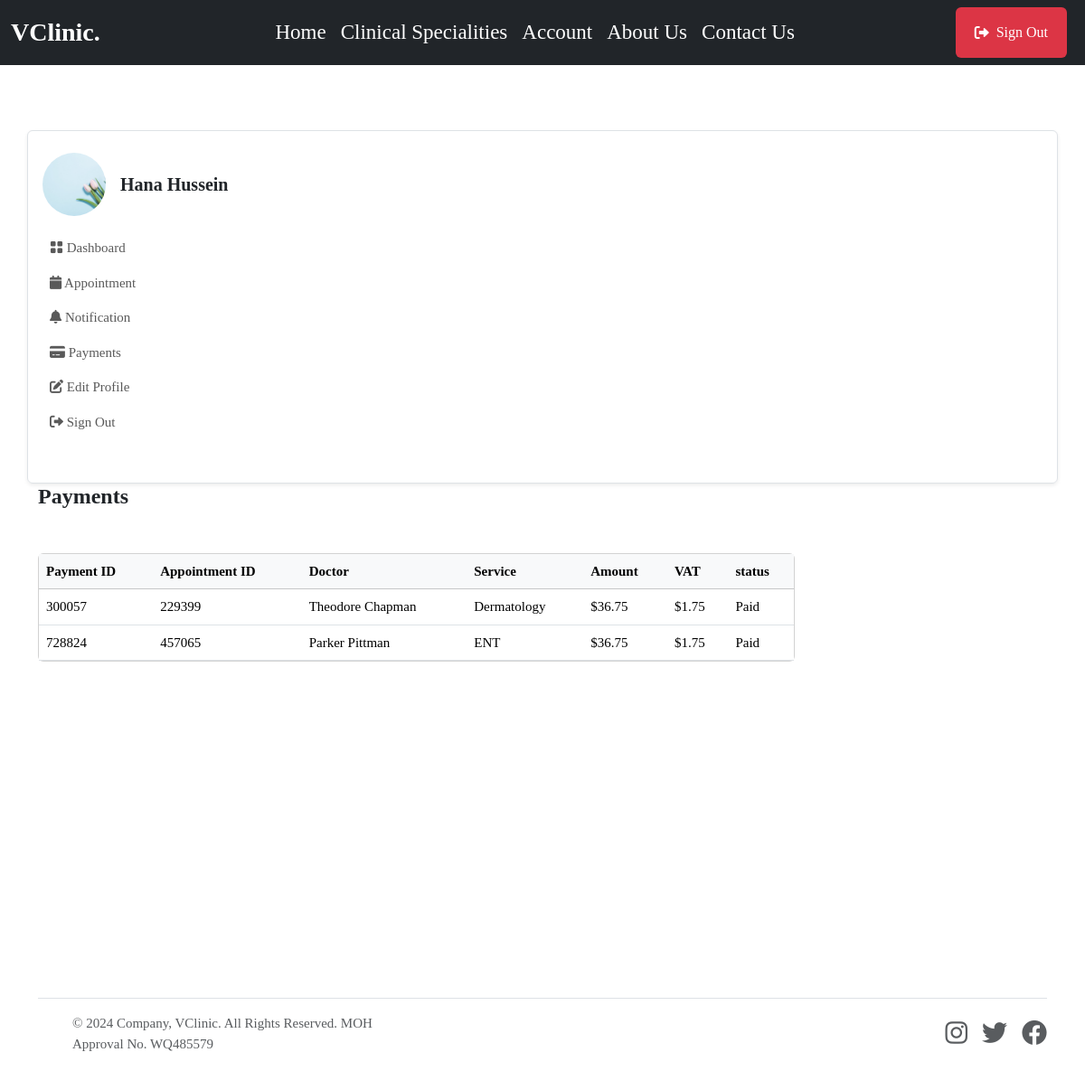
Before: /patient/payments/ (signed in) with the older database file.
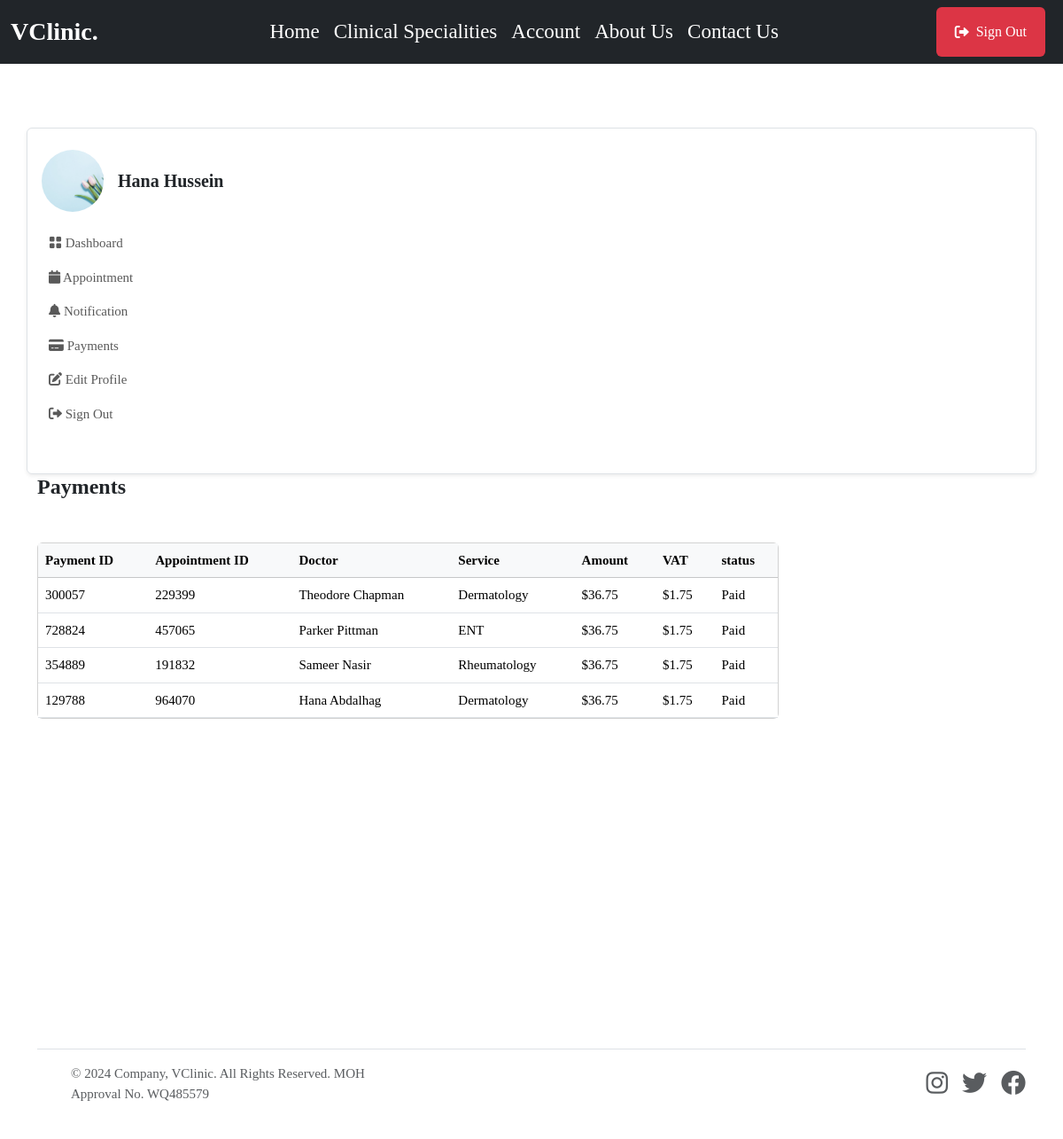
After: the same page with the newer database file.
### userauthapp/models.py (models this page shows, shortened)
class User(AbstractUser):       # override default user model
    email = models.EmailField(unique=True)
    username = models.CharField(max_length=100, null=True, blank=True)
    user_type = models.CharField(max_length=50, choices=USER_TYPE, null=True, blank=True, default=None)
    USERNAME_FIELD = "email"
    REQUIRED_FIELDS = ['username']

### patientapp/models.py (models this page shows, shortened)
class Patient(models.Model):         #create a new model from scratch
    user = models.OneToOneField(userauth_models.User, on_delete=models.CASCADE)  #when we delete this user , we delete doctor, there should be only one doctor that has one user model
    image = models.FileField(upload_to='images', blank=True, null=True)
    full_name = models.CharField(max_length=100, blank=True, null=True)
    mobile = models.CharField(max_length=15, blank=True, null=True)
    address = models.CharField(max_length=100, null=True, blank=True)
    email = models.CharField(max_length=100, null=True, blank=True)
    gender = models.CharField(max_length=100, null=True, blank=True)
    blood_group = models.CharField(max_length=100, null=True, blank=True)
    date_of_birth= models.DateTimeField(default=timezone.now, null=True, blank=True)

### mainapp/models.py (models this page shows, shortened)
class Billing(models.Model):
    patient = models.ForeignKey(patient_models.Patient, on_delete=models.SET_NULL, null=True, blank=True,  related_name='billings')
    appointment = models.ForeignKey(Appointment, on_delete=models.CASCADE, related_name='billing', blank=True, null=True)
    sub_total = models.DecimalField(max_digits=10, decimal_places=2)
    tax = models.DecimalField(max_digits=10, decimal_places=2)
    total = models.DecimalField(max_digits=10, decimal_places=2)
    status = models.CharField(max_length=120, choices=[('Paid', 'Paid'), ('Unpaid', 'Unpaid')])     # inline interation of choices
    billing_id = ShortUUIDField(length=6, max_length=10, alphabet="1234567890")
    date = models.DateTimeField(auto_now_add=True)

class Appointment(models.Model):
    STATUS = [
        ('Scheduled', 'Scheduled'),
        ('Completed', 'Completed'),
        ('Pending', 'Pending'),
        ('Cancelled', 'Cancelled')
    ]
    service = models.ForeignKey(Service, on_delete=models.SET_NULL, null=True, blank=True, related_name='service_appointments')
    doctor = models.ForeignKey(doctor_models.Doctor, on_delete=models.SET_NULL, null=True, blank=True, related_name='doctor_appointments')
    patient = models.ForeignKey(patient_models.Patient, on_delete=models.SET_NULL, null=True, blank=True, related_name='appointments_patient')
    appointment_date = models.DateTimeField(null=True, blank=True)
    issues = models.TextField(blank=True, null=True)
    symptoms = models.TextField(blank=True, null=True)
    appointment_id = ShortUUIDField(length=6, max_length=10, alphabet="1234567890")
    appointment_status = models.CharField(max_length=120, choices=STATUS, default='Pending')

class Service(models.Model):
    image = models.FileField(upload_to="images", null=True, blank=True)
    name = models.CharField(max_length=255)         # name of clinical specialitis
    description = models.TextField(blank=True, null=True)       # description of clinical specialitis
    cost = models.DecimalField(max_digits=10, decimal_places=2)         # How mush the clinical specialitis cost
    available_doctors = models.ManyToManyField(doctor_models.Doctor, blank=True)        #every clinical specialitis have many doctors

### doctorapp/models.py (models this page shows, shortened)
class Doctor(models.Model):         #create a new model from scratch
    user = models.OneToOneField(userauth_models.User, on_delete=models.CASCADE)  #when we delete this user , we delete doctor, there should be only one doctor that has one user model
    image = models.FileField(upload_to='images', default='images/doctor-default.png', blank=True, null=True)
    full_name = models.CharField(max_length=100, blank=True, null=True)
    mobile = models.CharField(max_length=15, blank=True, null=True)
    country = models.CharField(max_length=100, null=True, blank=True)
    bio = models.CharField(max_length=100, null=True, blank=True)
    specializations = models.CharField(max_length=100, null=True, blank=True)
    qualifications = models.CharField(max_length=100, null=True, blank=True)
    years_of_experience = models.CharField(max_length=100, null=True, blank=True)
    next_available_appointment_date = models.DateTimeField(default=timezone.now, null=True, blank=True)

### patientapp/views.py (the view)
# urls.py: path("payments/", views.payments, name="payments"),
@login_required
def payments(request):
    patient = patient_models.Patient.objects.get(user=request.user)
    payments = base_models.Billing.objects.filter(appointment__patient=patient, status="Paid")
    context = {
        "payments": payments,
    }
    return render(request, "patientapp/payments.html", context)

### templates/patientapp/payments.html (shortened to what this page needs)
{% extends 'partials/base.html' %} {% block content %}
<section class="pt-5 pb-5">
    <div class="container">
        <div class="row mt-0 mt-md-4">
            {% include 'patientapp/sidebar.html' %}
            <div class="col-lg-9 col-md-8 col-12">
                <h4 class="mb-0 mb-4 fw-bold">Payments</h4>
                <div class="card mb-4 mt-5">
                    <div class="table-responsive overflow-y-hidden">
                        <table class="table mb-0 text-nowrap table-hover table-centered text-nowrap">
                            <thead class="table-light">
                                <tr>
                                    <th>Payment ID</th>
                                    <th>Appointment ID</th>
                                    <th>Doctor</th>
                                    <th>Service</th>
                                    <th>Amount</th>
                                    <th>VAT</th>
                                    <th>status</th>
                                </tr>
                            </thead>
                            <tbody>
                                {% for p in payments %}
                                    <tr>
                                        <td>{{p.billing_id}}</td>
                                        <td>{{p.appointment.appointment_id}}</td>
                                        <td>{{p.appointment.doctor.full_name}}</td>
                                        <td>{{p.appointment.service.name}}</td>
                                        <td>${{p.total}}</td>
                                        <td>${{p.tax}}</td>
                                        <td>{{p.status}}</td>
                                    </tr>
                                {% endfor %}
                            </tbody>
                        </table>
                    </div>
                </div>
            </div>
        </div>
</section>
{% endblock content %}

### templates/partials/base.html (shortened to what this page needs)
{% load static %}
<!DOCTYPE html>
<html lang="en">
    <head>
        <link rel="stylesheet" href="https://cdn.jsdelivr.net/npm/bootstrap-icons@1.11.3/font/bootstrap-icons.min.css" />
        <link href="https://cdn.jsdelivr.net/npm/bootstrap@5.3.3/dist/css/bootstrap.min.css" rel="stylesheet" />
        <link href="https://cdnjs.cloudflare.com/ajax/libs/font-awesome/6.0.0/css/all.min.css" rel="stylesheet" />
        <link rel="stylesheet" href="https://cdn.jsdelivr.net/npm/bootstrap-icons@1.11.3/font/bootstrap-icons.min.css" />
        <link rel="stylesheet" href="{% static 'assets/css/style.css' %}" />
    </head>
    <body>
        <nav class="navbar navbar-expand-lg navbar-dark bg-dark">
            <div class="container-fluid">
                <a class="navbar-brand fw-bold fs-3" href="/">VClinic.</a>
                <div class="collapse navbar-collapse" id="navbarSupportedContent">
                    <div class="ms-auto" id="content">
                        <ul class="navbar-nav me-auto mb-2 mb-lg-0" id="nav-list">
                            <li class="nav-item">
                                <a class="nav-link active" aria-current="page" href="/">Home</a>
                            </li>
                            <li class="nav-item dropdown">
                                <a class="nav-link text-white" href="/#services" id="navbarDropdown" role="button" aria-expanded="false"> Clinical Specialities </a>
                            </li>
                            <li class="nav-item">
                                {% if not request.user.is_authenticated %}
                                <a class="nav-link text-white" href="{% url 'userauthapp:sign-in' %}" aria-expanded="false">Account </a>
                                {% elif request.user.user_type == "Doctor" %}
                                <a class="nav-link text-white" href="{% url 'doctorapp:dashboard' %}" aria-expanded="false">Account </a>
                                {% elif request.user.user_type == "Patient" %}
                                <a class="nav-link text-white" href="{% url 'patientapp:dashboard' %}" aria-expanded="false">Account </a>
                                {% else %}
                                <a class="nav-link text-white" href="/admin" aria-expanded="false">Account </a>
                                {% endif %}
                            </li>
                            <li class="nav-item">
                                <a class="nav-link text-white" href="{% url 'mainapp:about' %}">About Us</a>
                            </li>
                            <li class="nav-item">
                                <a class="nav-link text-white" href="{% url 'mainapp:contact' %}">Contact Us</a>
                            </li>
                        </ul>
                    </div>
                    <div class="d-flex ms-auto">
                        {% if request.user.is_authenticated %}
                        <a href="{% url 'userauthapp:sign-out' %}" class="btn bg-danger text-white me-2" type="submit"><i class="fas fa-sign-out-alt me-2"></i> Sign Out </a>
                        {% else %}
                        <a href="{% url 'userauthapp:sign-in' %}" class="btn bg-white me-2" type="submit">Login <i class="fas fa-sign-in-alt ms-2"></i></a>
                        <a href="{% url 'userauthapp:sign-up' %}" class="btn btn-primary" type="submit">Register <i class="fas fa-user-plus ms-2"></i></a>
                        {% endif %}
                    </div>
                </div>
            </div>
        </nav>
         {% block content %} {% endblock content %}
        <section class="container" style="margin-top: 300px">
            <footer class="d-flex flex-wrap justify-content-between align-items-center py-3 my-4 border-top">
                <div class="col-md-4 d-flex align-items-center">
                    <a href="/" class="mb-3 me-2 mb-md-0 text-muted text-decoration-none lh-1">
                        <svg class="bi" width="30" height="24"><use xlink:href="#bootstrap" /></svg>
                    </a>
                    <span class="mb-3 mb-md-0 text-muted">&copy; 2024 Company, VClinic. All Rights Reserved. MOH Approval No. WQ485579</span>
                </div>
                <ul class="nav col-md-4 justify-content-end list-unstyled d-flex">
                    <li class="ms-3 fs-3">
                        <a class="text-muted" href="#"><i class="fab fa-instagram"></i></a>
                    </li>
                    <li class="ms-3 fs-3">
                        <a class="text-muted" href="#"><i class="fab fa-twitter"></i></a>
                    </li>
                    <li class="ms-3 fs-3">
                        <a class="text-muted" href="#"><i class="fab fa-facebook"></i></a>
                    </li>
                </ul>
            </footer>
        </section>
    </body>
</html>

### templates/patientapp/sidebar.html (shortened to what this page needs)
    <nav class="navbar navbar-expand-md shadow-sm mb-4 mb-lg-0 sidenav border rounded">
        <div class="collapse navbar-collapse p-3" id="sidenav">
            <div class="navbar-nav flex-column">
                <div class="d-flex align-items-center mb-3">
                    {% if request.user.patient.image %}
                    <img src="{{request.user.patient.image.url}}" alt="avatar" class="rounded-circle avatar-xl" style="width: 70px; height: 70px; object-fit: cover" />
                    {% endif %}
                    <div class="ms-3">
                        <h5 class="mb-0 fw-bold">{{request.user.patient.full_name}}</h5>
                    </div>
                </div>
                <ul class="list-unstyled ms-n2 mb-4">
                    <li class="nav-item">
                        <a class="dropdown-item nav-link" href="{% url 'patientapp:dashboard' %}"><i class="bi bi-grid-fill"></i> Dashboard</a>
                    </li>
                    <li class="nav-item">
                        <a class="dropdown-item nav-link" href="{% url 'patientapp:appointments' %}"><i class="fas fa-calendar"></i> Appointment</a>
                    </li>
                    <li class="nav-item">
                        <a class="dropdown-item nav-link" href="{% url 'patientapp:notifications' %}"><i class="fas fa-bell"></i> Notification</a>
                    </li>
                    <li class="nav-item">
                        <a class="dropdown-item nav-link" href="{% url 'patientapp:payments' %}"><i class="fas fa-credit-card"></i> Payments</a>
                    </li>
                    <li class="nav-item">
                        <a class="nav-link" href="{% url 'patientapp:profile' %}"> <i class="fas fa-edit"></i> Edit Profile </a>
                    </li>
                    <li class="nav-item">
                        <a class="nav-link" href="{% url 'userauthapp:sign-out' %}"> <i class="fas fa-sign-out-alt"></i> Sign Out </a>
                    </li>
                </ul>
            </div>
        </div>
    </nav>
</div>

### static/assets/css/style.css (style rules this page uses)
body { background: #ffffff; color: var(--bs-body-color); font-size: 15px; font-family: var(--body-font-family); margin: 0; overflow-x: hidden !important; font-weight: 400; }
.btn { padding: 10px 20px; height: 56px; display: inline-flex; align-items: center; justify-content: center; cursor: pointer; transition: all ease 0.4s; border-radius: 0.375rem; overflow: hidden; animation-delay: 0.7s; animation-duration: 0.5s; position: relative; }
.btn::after { background-color: rgba(255, 255, 255, 0.76); content: ""; height: 150px; left: -75px; position: absolute; top: -35px; transform: rotate(35deg); transition: all 1600ms cubic-bezier(0.19, 1, 0.22, 1); width: 40px; opacity: 0; }
#content { font-size: 23px; }
#nav-list { justify-content: space-around; }

Changed rows visible on the page:
added Billing: billing_id "354889", appointment.appointment_id "191832", appointment.doctor.full_name "Sameer Nasir", appointment.service.name "Rheumatology", total "36.75", tax "1.75", status "Paid"
added Billing: billing_id "129788", appointment.appointment_id "964070", appointment.doctor.full_name "Hana Abdalhag", appointment.service.name "Dermatology", total "36.75", tax "1.75", status "Paid"
